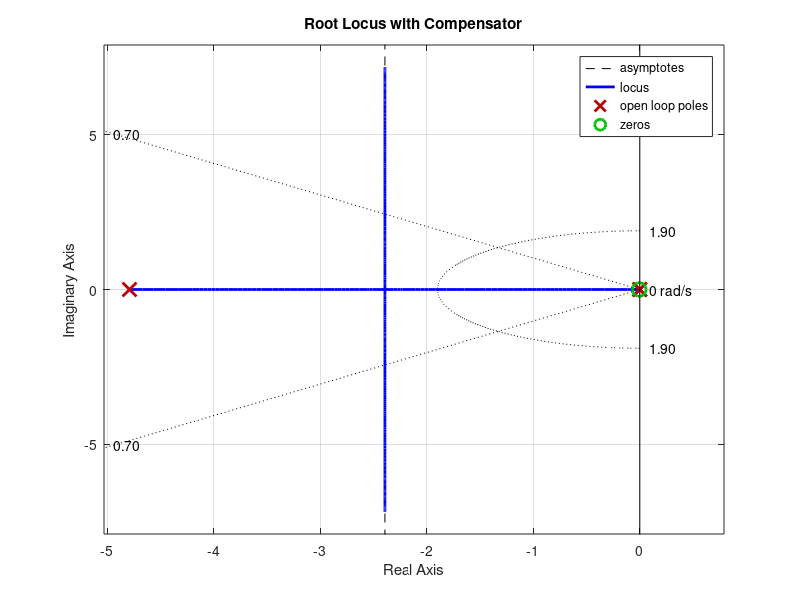
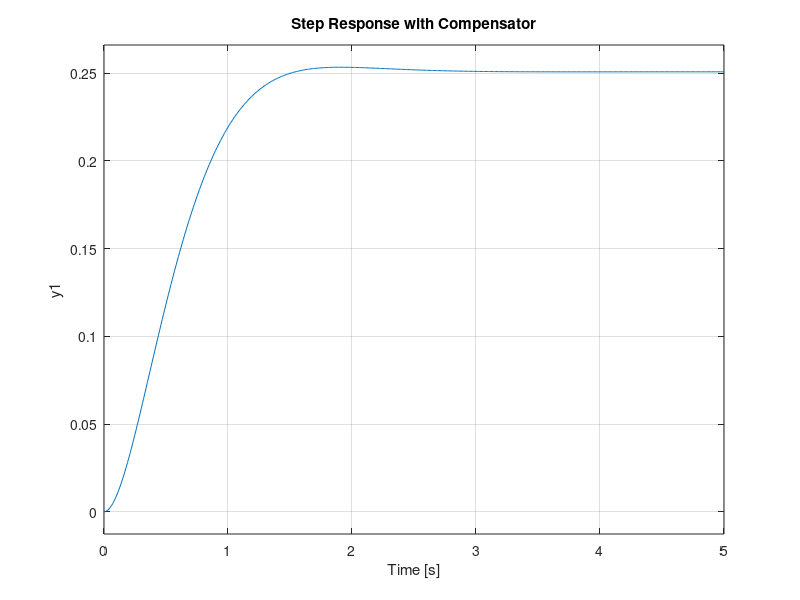

Here is the MATLAB script that generated these plots, in order: (Note: this script raises an error after producing the figures.)
g = 9.81; % m = 0.0023266, J = (2/3)mR^2
d = 0.09;
L = 0.30;
m = 0.0023266;
R = 0.015;
J = (2/5) * m * R^2;
s = tf('s');
P_ball = ((m * g * d) / (L * (m + (J / R^2)) * s^2));

% Phase-lead compensator design
phi = 85; % Updated desired phase margin (degrees)
wbw = 1.9; % Bandwidth frequency (rad/s)
pmr = phi * pi / 180; % Convert phase margin to radians

a = (1 - sin(pmr)) / (1 + sin(pmr)); % Compute 'a'
T = sqrt(a) / wbw; % Compute 'T'
aT = 1 / (wbw * sqrt(a)); % Compute 'aT'
K = 4.0206; % Gain

C = K * (0.005 +  s) / (4.79 + s); % Compensator transfer function

% Plot root locus with compensator
figure;
rlocus(C * P_ball);
sgrid(0.70, 1.9); % Add damping ratio and natural frequency grid
title('Root Locus with Compensator');

% Closed-loop system
sys_cl = feedback(C * P_ball, 1);

% Step response
figure;
t = 0:0.01:5;
step(0.25 * sys_cl, t);
title('Step Response with Compensator');
grid on;

% Step response information
info = stepinfo(sys_cl);
fprintf('Maximum overshoot: %.2f %%\n', info.Overshoot);
fprintf('Settling time: %.4f seconds\n', info.SettlingTime);

% Bode plot of the open-loop system
figure;
bode(C * P_ball);
grid on;
title('Bode Plot of Open-Loop System');

% Verify performance
if info.Overshoot < 5 && info.SettlingTime < 3
    disp('Design meets the criteria: less than 5% overshoot and settling time less than 3 seconds.');
else
    disp('Design does NOT meet the criteria. Tuning required.');
end